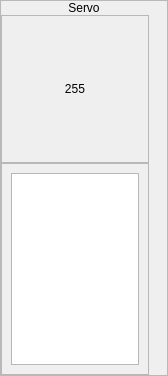
        <widget class="QFrame" name="servoMainFrame">
         <property name="maximumSize">
          <size>
           <width>168</width>
           <height>16777215</height>
          </size>
         </property>
         <property name="frameShape">
          <enum>QFrame::StyledPanel</enum>
         </property>
         <property name="frameShadow">
          <enum>QFrame::Raised</enum>
         </property>
         <layout class="QVBoxLayout" name="verticalLayout_7">
          <property name="spacing">
           <number>0</number>
          </property>
          <property name="leftMargin">
           <number>0</number>
          </property>
          <property name="topMargin">
           <number>0</number>
          </property>
          <property name="rightMargin">
           <number>0</number>
          </property>
          <property name="bottomMargin">
           <number>0</number>
          </property>
          <item>
           <widget class="QLabel" name="label_3">
            <property name="text">
             <string>Servo</string>
            </property>
            <property name="alignment">
             <set>Qt::AlignCenter</set>
            </property>
           </widget>
          </item>
          <item>
           <widget class="QFrame" name="frame_9">
            <property name="sizePolicy">
             <sizepolicy hsizetype="Maximum" vsizetype="Fixed">
              <horstretch>0</horstretch>
              <verstretch>0</verstretch>
             </sizepolicy>
            </property>
            <property name="maximumSize">
             <size>
              <width>148</width>
              <height>16777215</height>
             </size>
            </property>
            <property name="frameShape">
             <enum>QFrame::StyledPanel</enum>
            </property>
            <property name="frameShadow">
             <enum>QFrame::Raised</enum>
            </property>
            <layout class="QVBoxLayout" name="verticalLayout_8">
             <item>
              <widget class="QLabel" name="servoValueLabel">
               <property name="minimumSize">
                <size>
                 <width>128</width>
                 <height>128</height>
                </size>
               </property>
               <property name="maximumSize">
                <size>
                 <width>128</width>
                 <height>128</height>
                </size>
               </property>
               <property name="styleSheet">
                <string notr="true">font: 75 36pt &quot;Segoe UI&quot;;</string>
               </property>
               <property name="text">
                <string>255</string>
               </property>
               <property name="alignment">
                <set>Qt::AlignCenter</set>
               </property>
              </widget>
             </item>
            </layout>
           </widget>
          </item>
          <item>
           <widget class="QFrame" name="frame_10">
            <property name="maximumSize">
             <size>
              <width>148</width>
              <height>16777215</height>
             </size>
            </property>
            <property name="frameShape">
             <enum>QFrame::StyledPanel</enum>
            </property>
            <property name="frameShadow">
             <enum>QFrame::Raised</enum>
            </property>
            <layout class="QVBoxLayout" name="verticalLayout_9">
             <item>
              <widget class="QGraphicsView" name="linesHistory">
               <property name="minimumSize">
                <size>
                 <width>128</width>
                 <height>128</height>
                </size>
               </property>
               <property name="maximumSize">
                <size>
                 <width>128</width>
                 <height>16777215</height>
                </size>
               </property>
               <property name="verticalScrollBarPolicy">
                <enum>Qt::ScrollBarAlwaysOff</enum>
               </property>
               <property name="horizontalScrollBarPolicy">
                <enum>Qt::ScrollBarAlwaysOff</enum>
               </property>
              </widget>
             </item>
            </layout>
           </widget>
          </item>
         </layout>
        </widget>
